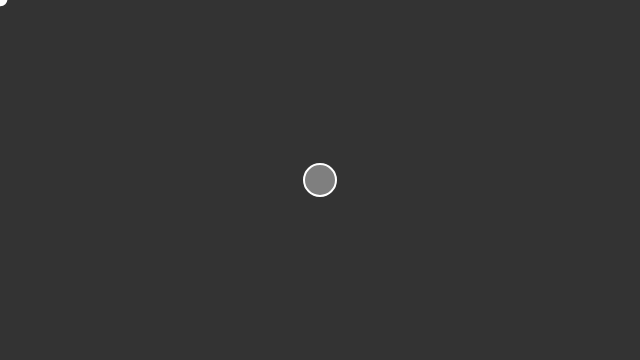
Frame 1 (no input)
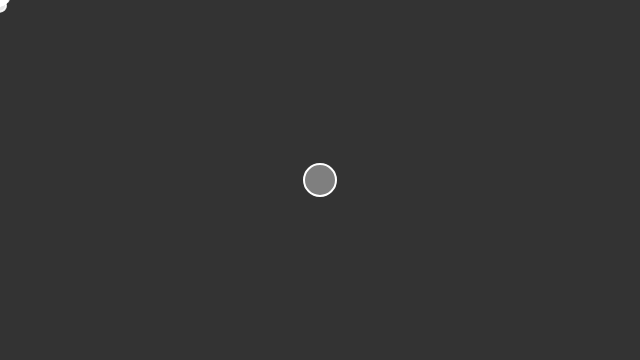
Frame 60 (no input)
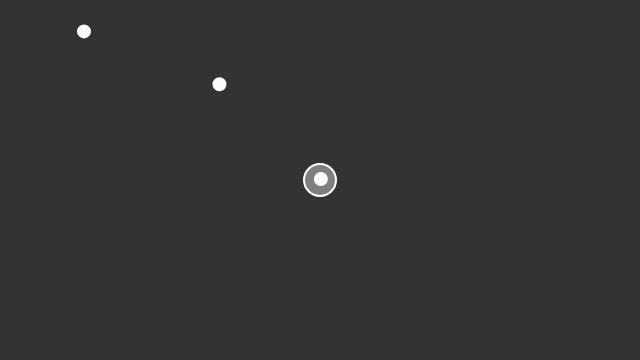
Frame 120 (the mouse pressed at the canvas centre since frame 60)

The p5.js sketch that drew these frames (run headless with seeded random() and noise() and a simulated clock; from frame 60 on, the mouse is pressed at the canvas centre):

// p5.js sketch
// ── sketch.js
class ParticleSystem {
  constructor(position) {
    this.origin = position.copy();
    this.particles = [];
  }

  addParticle(x, y) {
    if (x !== undefined && y !== undefined) {
      this.particles.push(new Particle(x, y));
    } else {
      this.particles.push(new Particle(this.origin.x, this.origin.y));
    }
  }

  run() {
    // Run every particle
    // ES6 for..of loop
    for (let particle of this.particles) {
      particle.run();
    }

    // Filter removes any elements of the array that do not pass the test
    this.particles = this.particles.filter(particle => !particle.isDead());
  }

  // A function to apply a force to all Particles
  applyForce(f) {
    for (let particle of this.particles) {
      particle.applyForce(f);
    }
  }

  applyRepeller(r) {
    for (let particle of this.particles) {
      let force = r.repel(particle);
      particle.applyForce(force);
    }
  }

}


class Particle {
  constructor(x, y) {
    this.position = createVector(x, y);
    this.velocity = createVector(random(-1, 1), random(-1, 0));
    this.acceleration = createVector(0, 0);
    this.lifespan = 255.0;
  }

  run() {
    this.update();
    this.display();
  }

  applyForce(f) {
    this.acceleration.add(f);
  }

  // Method to update position
  update() {
    this.velocity.add(this.acceleration);
    this.position.add(this.velocity);
    this.lifespan -= 2;

    this.velocity.limit(5);
  }

  // Method to display
  display() {
    stroke(255, this.lifespan);
    strokeWeight(2);
    fill(255, this.lifespan);
    ellipse(this.position.x, this.position.y, 12, 12);
  }

  // Is the particle still useful?
  isDead() {
    if (this.lifespan < 0.0) {
      return true;
    } else {
      return false;
    }
  }
}

class Repeller {
  constructor(x, y) {
    this.power = 150;
    this.position = createVector(x, y);
  }

  display() {
    stroke(255);
    strokeWeight(2);
    fill(127);
    ellipse(this.position.x, this.position.y, 32, 32);
  }

  repel(p) {
    let dir = p5.Vector.sub(this.position, p.position); // Calculate direction of force
    let d = dir.mag(); // Distance between objects
    dir.normalize(); // Normalize vector (distance doesn't matter here, we just want this vector for direction)
    d = constrain(d, 1, 100); // Keep distance within a reasonable range
    let force = -1 * this.power / (d * d); // Repelling force is inversely proportional to distance
    dir.mult(force); // Get force vector --> magnitude * direction
    return dir;
  }
};


let ps;
let repeller;

function setup() {
  createCanvas(640, 360);
  ps = new ParticleSystem(createVector(width / 2, 50));
  repeller = new Repeller(width / 2, height / 2);
}

function draw() {
  background(51);
  ps.addParticle(mouseX, mouseY);

  // Apply gravity force to all Particles
  let gravity = createVector(0, 0.02);
  ps.applyForce(gravity);

  ps.applyRepeller(repeller);

  repeller.display();
  ps.run();

}
